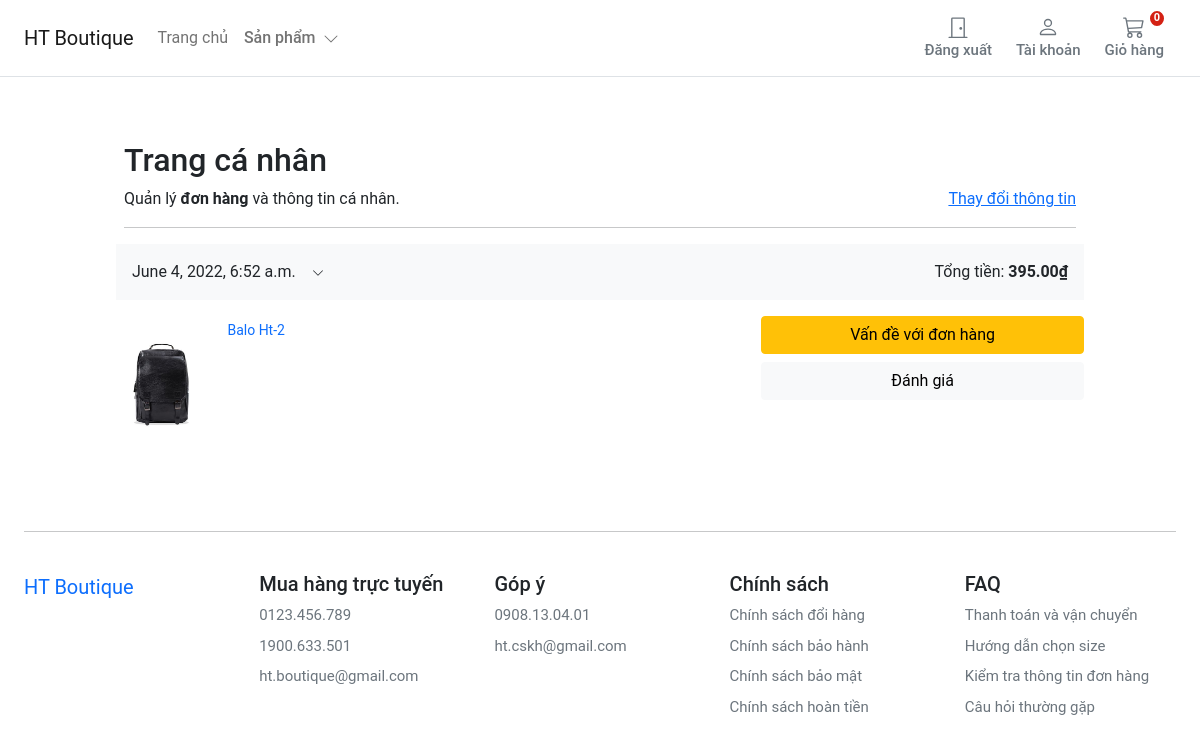
Page /account/dashboard/ (signed in) on the committed database.
### orders/models.py (models this page shows, shortened)
class Order(models.Model):
    user = models.ForeignKey(settings.AUTH_USER_MODEL, on_delete=models.CASCADE, related_name='order_user')
    full_name = models.CharField(max_length=50)
    address1 = models.CharField(max_length=250)
    address2 = models.CharField(max_length=250)
    city = models.CharField(max_length=100)
    phone = models.CharField(max_length=100)
    post_code = models.CharField(max_length=20)
    created = models.DateTimeField(auto_now_add=True)
    updated = models.DateTimeField(auto_now=True)
    total_paid = models.DecimalField(max_digits=5, decimal_places=2)
    order_key = models.CharField(max_length=200)
    billing_status = models.BooleanField(default=True)
    class Meta:
        ordering = ('-created',)

class OrderItem(models.Model):
    order = models.ForeignKey(Order,
                              related_name='items',
                              on_delete=models.CASCADE)
    product = models.ForeignKey(Product,
                                related_name='order_items',
                                on_delete=models.CASCADE)
    price = models.DecimalField(max_digits=11, decimal_places=3)
    quantity = models.PositiveIntegerField(default=1)

### store/models.py (models this page shows)
class Product(models.Model):
    category = models.ForeignKey(Category, related_name='product', on_delete=models.CASCADE)
    created_by = models.ForeignKey(settings.AUTH_USER_MODEL, on_delete=models.CASCADE, related_name='product_creator')
    title = models.CharField(max_length=255)
    author = models.CharField(max_length=255, default='admin')
    description = models.TextField(blank=True)
    image = models.ImageField(upload_to='images/', default='images/default.png')
    slug = models.SlugField(max_length=255)
    price = models.DecimalField(max_digits=11, decimal_places=3)
    in_stock = models.BooleanField(default=True)
    is_active = models.BooleanField(default=True)
    created = models.DateTimeField(auto_now_add=True)
    updated = models.DateTimeField(auto_now=True)
    objects = models.Manager()
    products = ProductManager()
    class Meta:
        verbose_name_plural = 'Products'
        ordering = ('-created',)
    def get_absolute_url(self):
        return reverse('store:product_detail', args=[self.slug])
    def __str__(self):
        return self.title

### account/views.py (the view)
# urls.py: path('dashboard/', views.dashboard, name='dashboard'),
@login_required
def dashboard(request):
    orders = user_orders(request)
    return render(request,
                  'account/user/dashboard.html',
                  {'section': 'profile', 'orders': orders})

### basket/basket.py (called while the page is built)
    def __len__(self):
        return sum(item['qty'] for item in self.basket.values())

### basket/context_processors.py (called while the page is built)
def basket(request):
    return {'basket': Basket(request)}

### orders/views.py (called while the page is built)
def user_orders(request):
    user_id = request.user.id
    orders = Order.objects.filter(user_id=user_id).filter(billing_status=True)
    return orders

### store/context_processors.py (called while the page is built)
def categories(request):
    return {
        'categories': Category.objects.all()
    }

### store/models.py (called while the page is built)
    def get_absolute_url(self):
        return reverse('store:category_list', args=[self.slug])

### templates/account/user/dashboard.html (shortened to what this page needs)
{% extends "../../store/base.html" %}
{% load static %}
{% block content %}
<main class="pt-5">
  <div class="container" style="max-width: 1000px">
    <div class="col-12">
      <h1 class="h2">Trang cá nhân</h1>
    </div>
    <div class="col-12 d-flex justify-content-between">
      <div>Quản lý <b>đơn hàng</b> và thông tin cá nhân.</div>
      <div><a href="{% url "account:edit_details" %}">Thay đổi thông tin</a></div>
    </div>
    <hr />
  </div>
  <div class="container" style="max-width: 1000px">
    {% for order in orders %}
    <div class="row g-3">
      <div class="col-12 bg-light p-3 d-flex justify-content-between">
        <div class="d-flex d-flex-inline">
          <div class="pe-3">{{ order.created }}</div>
          <div class="dropdown">
          <a class="text-reset text-decoration-none dropdown-toggle" href="#" role="link" id="dropdownLink" data-bs-toggle="dropdown" aria-expanded="false">
          <svg xmlns="http://www.w3.org/2000/svg" width="12" height="12" fill="currentColor" class="bi bi-chevron-down" viewBox="0 0 16 16">
            <path fill-rule="evenodd" d="M1.646 4.646a.5.5 0 0 1 .708 0L8 10.293l5.646-5.647a.5.5 0 0 1 .708.708l-6 6a.5.5 0 0 1-.708 0l-6-6a.5.5 0 0 1 0-.708z"/>
          </svg>
          </a>
          </div>
        </div>
        <div class="text-end">
          Tổng tiền: <span class="fw-bold">{{ order.total_paid }}₫</span>
        </div>
      </div>
      <div class="col-md-5 col-lg-4 order-md-last p-0 order-3">
        <div class="d-grid gap-2 ">
          <button class="btn btn-warning" type="button">Vấn đề với đơn hàng</button>
          <button class="btn btn-light" type="button">Đánh giá</button>
        </div>
      </div>
      <div class="col-md-7 col-lg-8 p-0">
        {% for item in order.items.all %}
        <div class="card mb-3 border-0">
          <div class="row g-0">
            <div class="col-md-2 d-none d-md-block">
              <img class="img-fluid" style="width:90px" src="{{item.product.image.url}}" />
            </div>
            <div class="col-md-10">
              <div class="card-body p-1">
                <a class="text-decoration-none" href="{{ item.product.get_absolute_url }}">
                  <p class="card-text small">{{item.product|title}}</p>
                </a>
              </div>
            </div>
          </div>
        </div>
        {% endfor %}
      </div>
    </div>
    {% endfor %}
  </div>
</main>
{% endblock %}

### static/core/css/base.css (style rules this page uses)
@media (min-width: 1000px) { .container { max-width: 1000px; } }
@media (max-width: 1200px) { .container { max-width: 100%; padding:0 24px; } }
.dropdown-toggle::after { display: none; }
html, body, p, div { letter-spacing: -0.02px; font-family: 'Roboto', sans-serif; }

### rows in the picture
Order: created "June 4, 2022, 6:52 a.m.", total_paid "395.00"
OrderItem: product.image (picture), product "Balo Ht-2"
